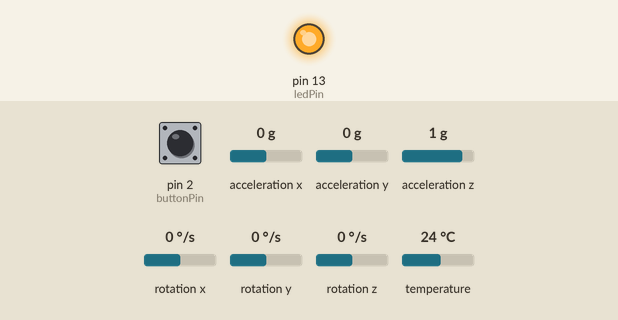
Simulated run of this sketch. Board: Arduino Uno, built with avr-gcc and run on an emulated ATmega328P. Shown: output pins drawn as LEDs (lit = HIGH). The test bench sets the inputs (shaded band); at power-on: acceleration z 1 g, acceleration x 0 g, pin 2 (buttonPin) HIGH, acceleration y 0 g, rotation x 0 °/s, rotation y 0 °/s, rotation z 0 °/s, temperature 24 °C. What the sketch prints to the serial monitor is not drawn.

Above: at 1.2 s.
1.3 s: acceleration z set to 0.3 g
2.8 s: acceleration z set to 0 g
At 3.4 s:
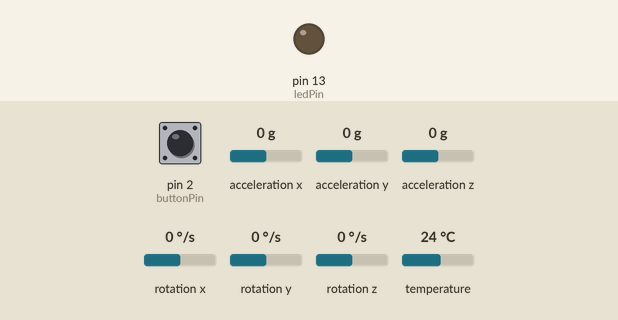
4.3 s: acceleration x set to 0.3 g
At 4.7 s:
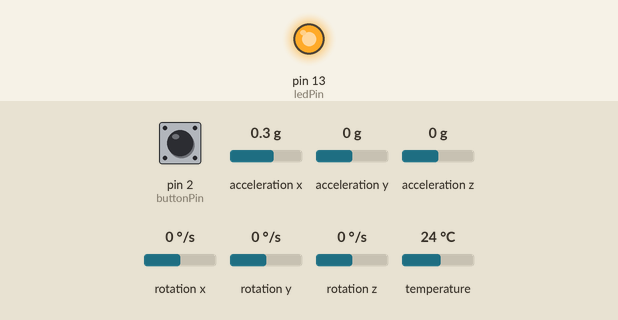
5.8 s: acceleration x set to -1.4 g
At 7.1 s:
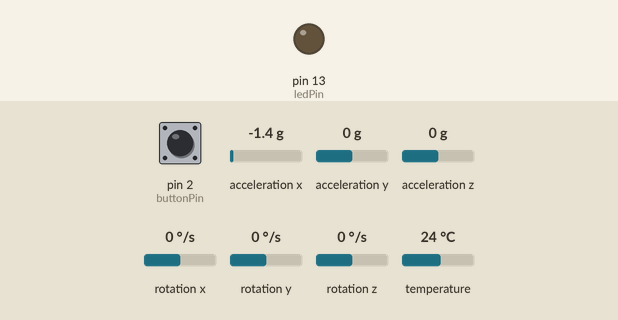
Timing chart, 0 to 8.3 s (numbered marks = the images above; inputs shaded):
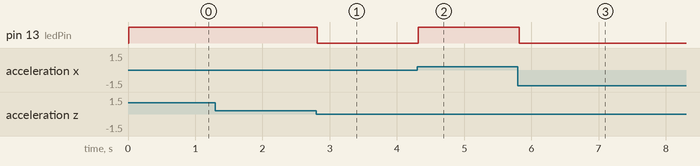

The sketch:

accelerometer.ino
```cpp
// accelerometer test
#include <Adafruit_MPU6050.h>
#include <Adafruit_Sensor.h>
#include <Wire.h>

Adafruit_MPU6050 mpu;

// const int groundPin = ;
// const int powerPin = ; //vcc
// const int xpin = #;
// const int ypin = #;
// const int zpin = #;

// PIN ASSIGNMENTS
   const int buttonPin = 2;  // reset
   const int ledPin = 13;

   int buttonState = 0;
    // baseline readings for accelerometer
    int basex = 0;
    int basey = 0;
    int basez = 0;
    // current readings for accelerometer
    int currx = 0;
    int curry = 0;
    int currz = 0;
    // a = acceleration, g = gyroscope, temp = temperature
    sensors_event_t a,g,temp;

void setup() {
  Serial.begin(115200);
  // pinMode(groundPin, OUTPUT);
  // pinMode(powerPin, OUTPUT);
  // digitalWrite(groundPin, LOW);
  // digitalWrite(powerPin, HIGH);
  if (!mpu.begin()){
    Serial.println("Failed to find mpu6050");
  }
  pinMode(buttonPin, INPUT);
  pinMode(ledPin, OUTPUT);
  mpu.setAccelerometerRange(MPU6050_RANGE_2_G); //can be changed to higher g for more range of motion.
  mpu.setFilterBandwidth(MPU6050_BAND_5_HZ); //can be changed to higher hz for faster response

}

void loop() {
  // get new sensor events with the readings
  mpu.getEvent(&a,&g,&temp);

  // store current acceleration reading in m/s^2
  currx = a.acceleration.x;
  curry = a.acceleration.y;
  currz = a.acceleration.z;

  // print values to serial monitor for debugging
  Serial.println(a.acceleration.x);
  Serial.println(a.acceleration.y);
  Serial.println(a.acceleration.z);
  delay(10);

  // check if button is pressed to reset baseline
  buttonState = digitalRead(buttonPin);
  if (buttonState == LOW){
    baseline();
  }

  Serial.println("moved");

  // compare current to baseline, if any axis changes by more than 0.1 m/s^2,
  //turn on LED and print "moved", else turn off LED and print "no change"
  if ((currx - basex > 0.1) || (curry - basey > 0.1) || (currz - basez > 0.1)){ //for +/- errors
      digitalWrite(ledPin, HIGH);
      Serial.println("moved");
  }
  else{
    digitalWrite(ledPin, LOW);
    Serial.println("no change");
  }
}

// function to set baseline values for accelerometer
void baseline(){
  basex = a.acceleration.x;
  basey = a.acceleration.y;
  basez = a.acceleration.z;
}
```

Measured:
- the behaviour switches between 0.2 and 0.1 g on acceleration z (found by bisection; images 0 and 1)
- the behaviour switches between 0.1 and 0.2 g on acceleration x (found by bisection; images 1 and 2)
- after the input at 2.8 s, pin 13 (ledPin): HIGH → LOW at once
- after the input at 4.3 s, pin 13 (ledPin): LOW → HIGH at once
- after the input at 5.8 s, pin 13 (ledPin): HIGH → LOW at once
